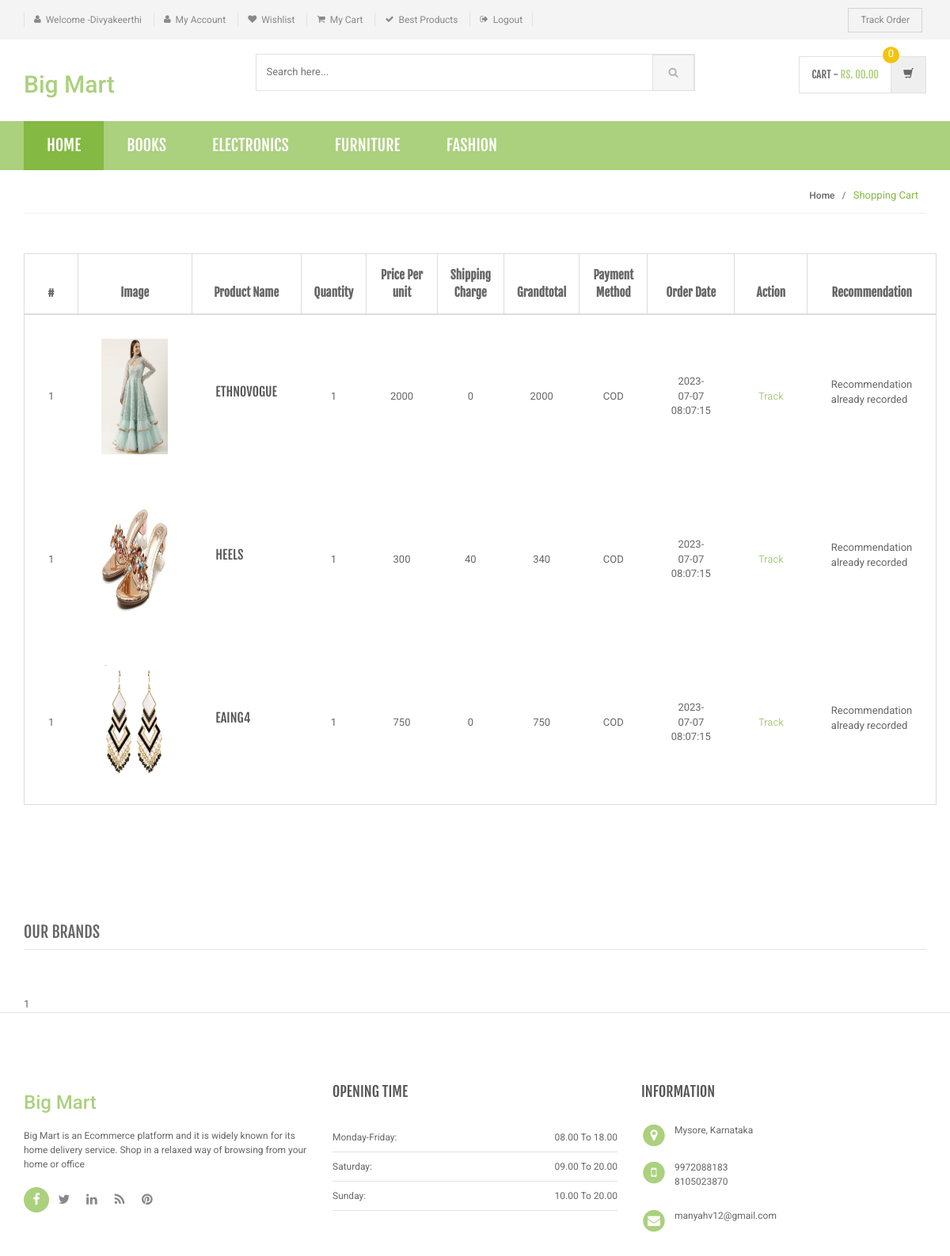
Page /order-history.php (signed in) on the committed database.
### tables this page shows
CREATE TABLE `category` (
  `id` int(11) NOT NULL,
  `categoryName` varchar(255) DEFAULT NULL,
  `categoryDescription` longtext DEFAULT NULL,
  `creationDate` timestamp NOT NULL DEFAULT current_timestamp(),
  `updationDate` varchar(255) DEFAULT NULL
);

CREATE TABLE `orders` (
  `id` int(11) NOT NULL,
  `userId` int(11) DEFAULT NULL,
  `productId` varchar(255) DEFAULT NULL,
  `quantity` int(11) DEFAULT NULL,
  `invoicenum` varchar(100) NOT NULL,
  `orderDate` timestamp NOT NULL DEFAULT current_timestamp(),
  `paymentMethod` varchar(50) DEFAULT NULL,
  `orderStatus` varchar(55) DEFAULT NULL
);

CREATE TABLE `products` (
  `id` int(11) NOT NULL,
  `category` int(11) NOT NULL,
  `subCategory` int(11) DEFAULT NULL,
  `productName` varchar(255) DEFAULT NULL,
  `productCompany` varchar(255) DEFAULT NULL,
  `productPrice` int(11) DEFAULT NULL,
  `productPriceBeforeDiscount` int(11) DEFAULT NULL,
  `productDescription` longtext DEFAULT NULL,
  `productImage1` varchar(255) DEFAULT NULL,
  `productImage2` varchar(255) DEFAULT NULL,
  `productImage3` varchar(255) DEFAULT NULL,
  `shippingCharge` int(11) DEFAULT NULL,
  `productAvailability` varchar(255) DEFAULT NULL,
  `postingDate` timestamp NULL DEFAULT current_timestamp(),
  `updationDate` varchar(255) DEFAULT NULL
);

### order-history.php (the view, shortened to what this page needs)
<?php
include('includes/config.php');
if(strlen($_SESSION['login'])==0)
    {
header('location:login.php');
}
else{
?>
<!DOCTYPE html>
<html lang="en">
	<head>
	    <link rel="stylesheet" href="assets/css/bootstrap.min.css">
	    <link rel="stylesheet" href="assets/css/main.css">
	    <link rel="stylesheet" href="assets/css/green.css">
	    <link rel="stylesheet" href="assets/css/owl.carousel.css">
		<link rel="stylesheet" href="assets/css/owl.transitions.css">
		<link href="assets/css/lightbox.css" rel="stylesheet">
		<link rel="stylesheet" href="assets/css/animate.min.css">
		<link rel="stylesheet" href="assets/css/rateit.css">
		<link rel="stylesheet" href="assets/css/bootstrap-select.min.css">
		<link rel="stylesheet" href="assets/css/config.css">
		<link href="assets/css/green.css" rel="alternate stylesheet" title="Green color">
		<link href="assets/css/blue.css" rel="alternate stylesheet" title="Blue color">
		<link href="assets/css/red.css" rel="alternate stylesheet" title="Red color">
		<link href="assets/css/orange.css" rel="alternate stylesheet" title="Orange color">
		<link href="assets/css/dark-green.css" rel="alternate stylesheet" title="Darkgreen color">
		<link rel="stylesheet" href="assets/css/font-awesome.min.css">
	</head>
    <body class="cnt-home">
<header class="header-style-1">
<?php include('includes/top-header.php');?>
<?php include('includes/main-header.php');?>
<?php include('includes/menu-bar.php');?>
</header>
<div class="breadcrumb">
	<div class="container">
		<div class="breadcrumb-inner">
			<ul class="list-inline list-unstyled">
				<li><a href="#">Home</a></li>
				<li class='active'>Shopping Cart</li>
			</ul>
		</div>
	</div>
</div>
<div class="body-content outer-top-xs">
	<div class="container">
		<div class="row inner-bottom-sm">
			<div class="shopping-cart">
				<div class="col-md-12 col-sm-12 shopping-cart-table ">
	<div class="table-responsive">
<form name="cart" method="post">
		<table class="table table-bordered">
			<thead>
				<tr>
					<th class="cart-romove item">#</th>
					<th class="cart-description item">Image</th>
					<th class="cart-product-name item">Product Name</th>
					<th class="cart-qty item">Quantity</th>
					<th class="cart-sub-total item">Price Per unit</th>
					<th class="cart-sub-total item">Shipping Charge</th>
					<th class="cart-total item">Grandtotal</th>
					<th class="cart-total item">Payment Method</th>
					<th class="cart-description item">Order Date</th>
					<th class="cart-total last-item">Action</th>
					<th class="cart-total last-item">Recommendation</th>
				</tr>
			</thead>
			<tbody>
<?php $query=mysqli_query($con,"select products.productImage1 as pimg1,products.productName as pname,products.id as proid,orders.productId as opid,orders.quantity as qty,products.productPrice as pprice,products.shippingCharge as shippingcharge,orders.paymentMethod as paym,orders.orderDate as odate,orders.id as orderid from orders join products on orders.productId=products.id where orders.userId='".$_SESSION['id']."' and orders.paymentMethod is not null");
$cnt=1;
while($row=mysqli_fetch_array($query))
{
?>
			<?php $pid =  $row['proid'];?>
				<tr>
					<td><?php echo $cnt;?></td>
					<td class="cart-image">
						<a class="entry-thumbnail" href="detail.html">
						    <img src="admin/productimages/<?php echo $row['proid'];?>/<?php echo $row['pimg1'];?>" alt="" width="84" height="146">
						</a>
					</td>
					<td class="cart-product-name-info">
						<h4 class='cart-product-description'><a href="product-details.php?pid=<?php echo $row['opid'];?>">
						<?php echo $row['pname'];?></a></h4>
					</td>
					<td class="cart-product-quantity">
						<?php echo $qty=$row['qty']; ?>
		            </td>
					<td class="cart-product-sub-total"><?php echo $price=$row['pprice']; ?>  </td>
					<td class="cart-product-sub-total"><?php echo $shippcharge=$row['shippingcharge']; ?>  </td>
					<td class="cart-product-grand-total"><?php echo (($qty*$price)+$shippcharge);?></td>
					<td class="cart-product-sub-total"><?php echo $row['paym']; ?>  </td>
					<td class="cart-product-sub-total"><?php echo $row['odate']; ?>  </td>
					<td>
 <a href="javascript:void(0);" onClick="popUpWindow('track-order.php?oid=<?php echo htmlentities($row['orderid']);?>');" title="Track order">
					Track</td>
					<td>
					<?php $ret = mysqli_query($con,"SELECT * FROM recommended WHERE productId='$pid' and userId='".$_SESSION['id']."'");
$num=mysqli_num_rows($ret);
if($num>0)
{ ?>
	<p>Recommendation already recorded</p>
<?php } } ?>
			</tbody>
		</table>
	</div>
</div>
		</div>
		</div>
<?php echo include('includes/brands-slider.php');?>
	</div>
</div>
<?php include('includes/footer.php');?>
</body>
</html>
<?php } ?>

### includes/menu-bar.php (shortened to what this page needs)
<div class="header-nav animate-dropdown">
    <div class="container">
        <div class="yamm navbar navbar-default" role="navigation">
            <div class="nav-bg-class">
                <div class="navbar-collapse collapse" id="mc-horizontal-menu-collapse">
	<div class="nav-outer">
		<ul class="nav navbar-nav">
			<li class="active dropdown yamm-fw">
				<a href="index.php" data-hover="dropdown" class="dropdown-toggle">Home</a>
			</li>
              <?php $sql=mysqli_query($con,"select id,categoryName  from category limit 6");
while($row=mysqli_fetch_array($sql))
{
    ?>
			<li class="dropdown yamm">
				<a href="category.php?cid=<?php echo $row['id'];?>"> <?php echo $row['categoryName'];?></a>
			</li>
			<?php } ?>
		</ul>
		<div class="clearfix"></div>
	</div>
</div>
            </div>
        </div>
    </div>
</div>

### assets/css/green.css (style rules this page uses)
a { color: #abd07e; }
.header-style-1 .header-nav { background: #abd07e; }
.cnt-home .header-style-1 .header-nav .navbar .navbar-nav > li.active { background: #84b943; }
.breadcrumb ul li.active { color: #84b943; }

### assets/css/lightbox.css (style rules this page uses)
body:after { content: url(../images/close.png) url(../images/loading.gif) url(../images/prev.png) url(../images/next.png); display: none; }

### assets/css/blue.css (style rules this page uses)
a { color: #3498db; }
.header-style-1 .header-nav { background: #3498db; }
.cnt-home .header-style-1 .header-nav .navbar .navbar-nav > li.active { background: #1d6ca1; }
.breadcrumb ul li.active { color: #1d6ca1; }

### assets/css/red.css (style rules this page uses)
a { color: #ff6c6c; }
.header-style-1 .header-nav { background: #ff6c6c; }
.cnt-home .header-style-1 .header-nav .navbar .navbar-nav > li.active { background: #ff1a1a; }
.breadcrumb ul li.active { color: #ff1a1a; }

### assets/css/orange.css (style rules this page uses)
a { color: #f39c12; }
.header-style-1 .header-nav { background: #f39c12; }
.cnt-home .header-style-1 .header-nav .navbar .navbar-nav > li.active { background: #ab6c09; }
.breadcrumb ul li.active { color: #ab6c09; }

### assets/css/dark-green.css (style rules this page uses)
a { color: #12cca7; }
.header-style-1 .header-nav { background: #12cca7; }
.cnt-home .header-style-1 .header-nav .navbar .navbar-nav > li.active { background: #0b816a; }
.breadcrumb ul li.active { color: #0b816a; }

### rows in the picture
category: categoryName "BOOKS"
category: categoryName "ELECTRONICS"
category: categoryName "FURNITURE"
category: categoryName "FASHION"
orders: productId.productImage1 (picture), productId.productName "ETHNOVOGUE", quantity "1", productId.productPrice "2000", productId.shippingCharge "0", ($qty*$price)+$shippcharge "2000", paymentMethod "COD", orderDate "2023-07-07 08:07:15"
orders: productId.productImage1 (picture), productId.productName "HEELS", quantity "1", productId.productPrice "300", productId.shippingCharge "40", ($qty*$price)+$shippcharge "340", paymentMethod "COD", orderDate "2023-07-07 08:07:15"
orders: productId.productImage1 (picture), productId.productName "EAING4", quantity "1", productId.productPrice "750", productId.shippingCharge "0", ($qty*$price)+$shippcharge "750", paymentMethod "COD", orderDate "2023-07-07 08:07:15"

### other values in the picture
$_SESSION['username'] "Divyakeerthi"
include('includes/brands-slider.php') "1"
